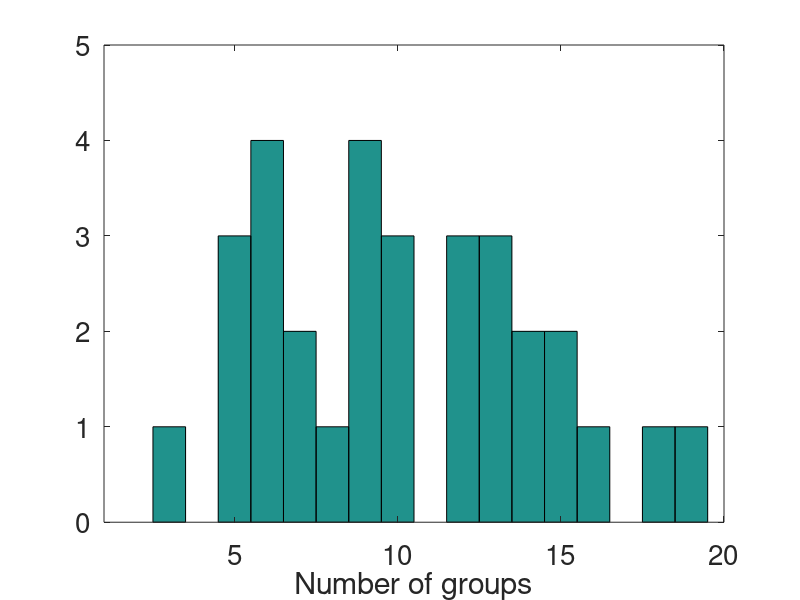
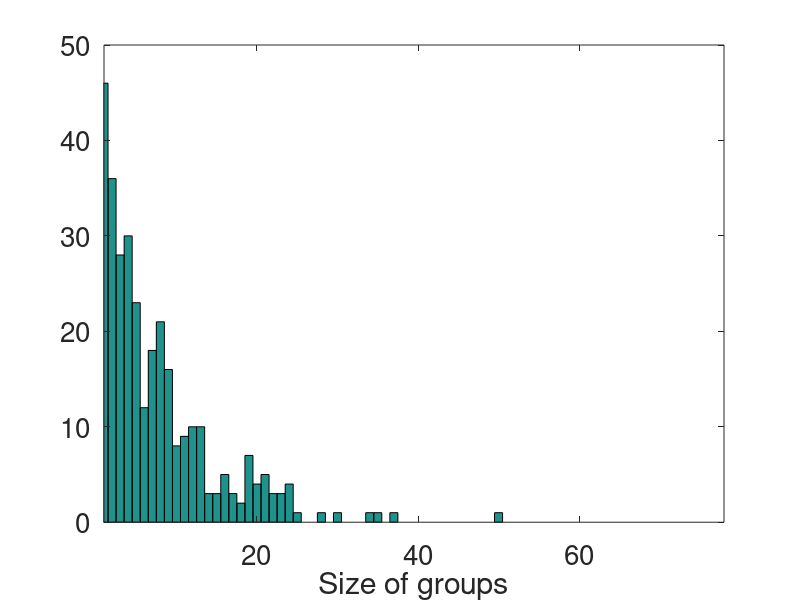

Reproduce these figures in MATLAB, in order.

load('judgments.mat')

figPath = '../../paper/figures/';

nbc=[];
sic=[];
for k=1:size(ci, 1)
    nb = unique(ci(k, :));
    nbc = [nbc length(nb)];
    sic = [sic hist(ci(k, :), nb)]; 
end

disp('number of groups : ')
disp([mean(nbc) std(nbc) median(nbc)])
disp('size of groups : ')
disp([mean(sic) std(sic) median(sic)])

hist(nbc, 1:20)
axis([1 20 0 5])
xlabel('Number of groups')
set(gca, 'fontSize', 20)
saveas(gcf, [figPath 'nbc.png']);


hist(sic, 1:78)
axis([1 78 0 50])
xlabel('Size of groups')
set(gca, 'fontSize', 20)
saveas(gcf, [figPath 'sbc.png']);